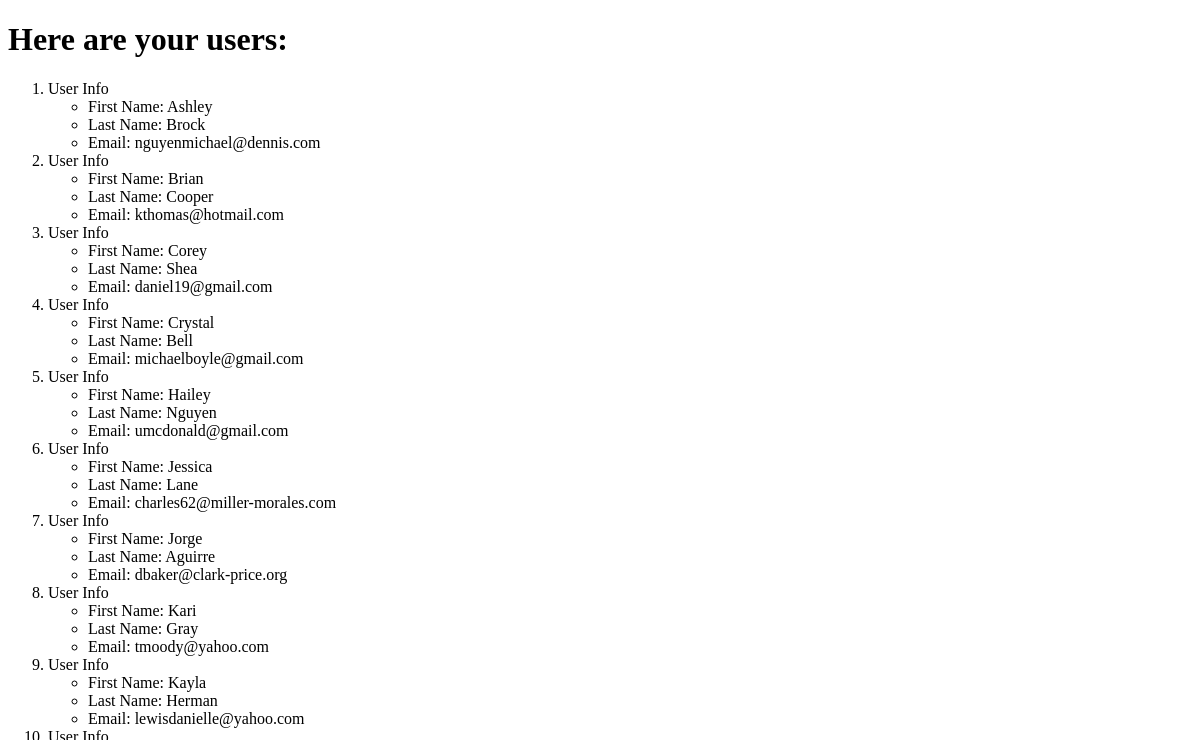
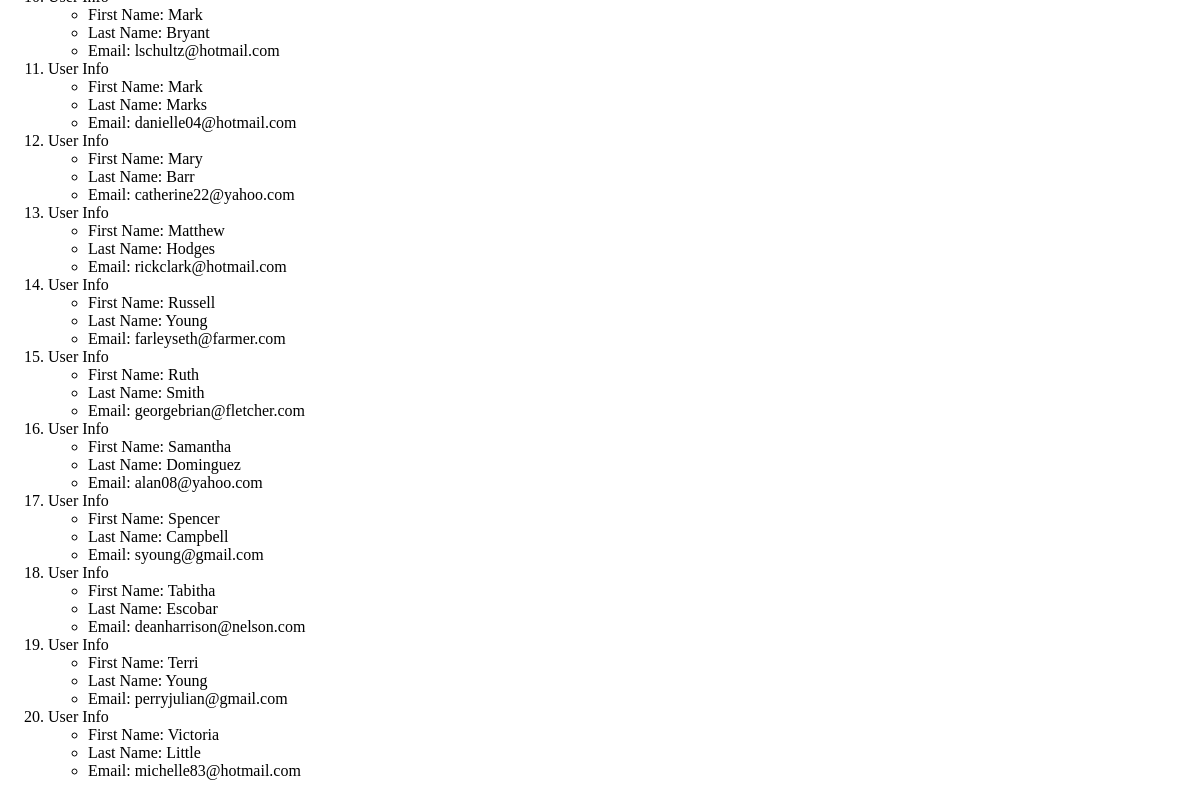
The app's page /users/, older data (2 pictures, top to bottom).
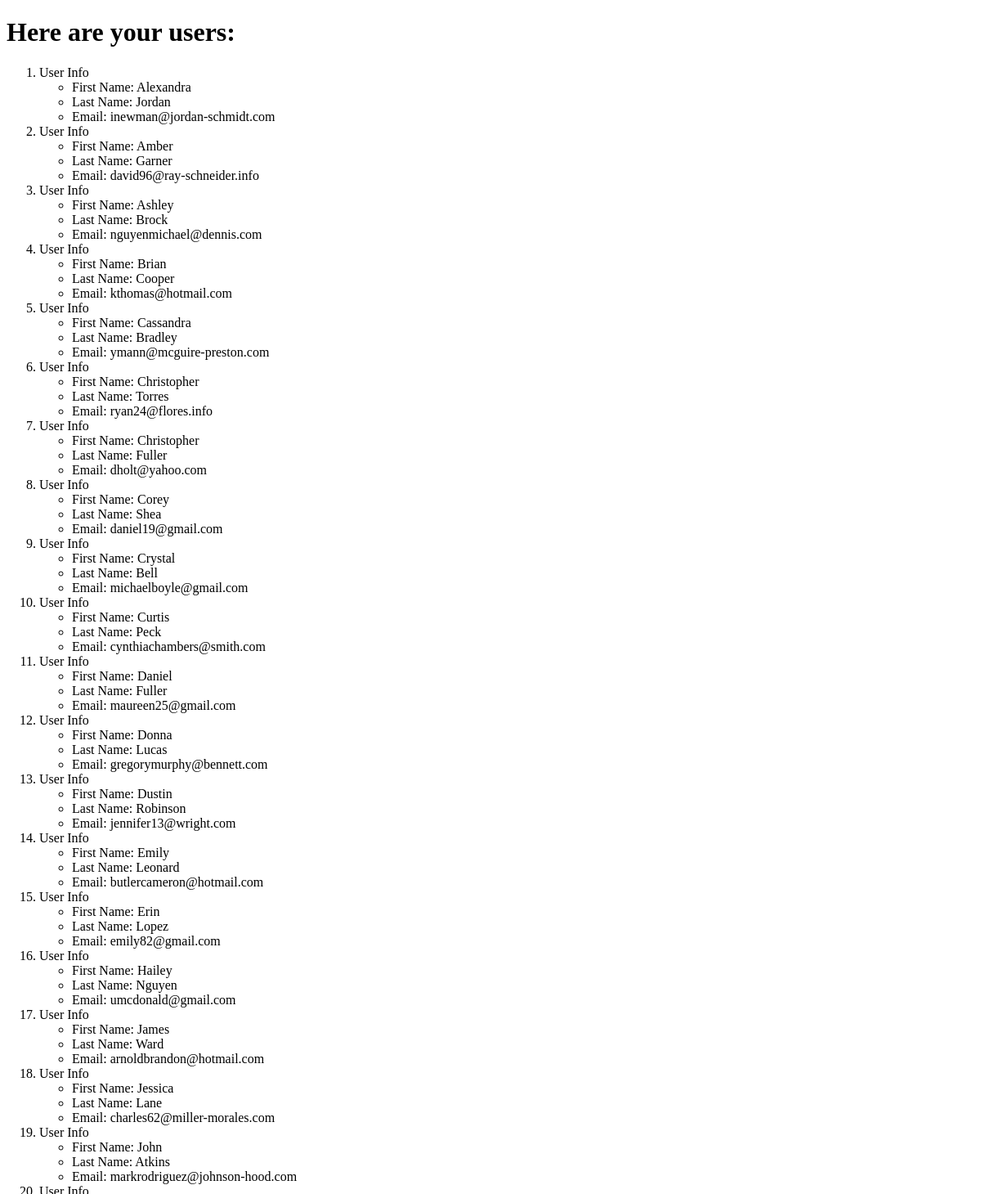
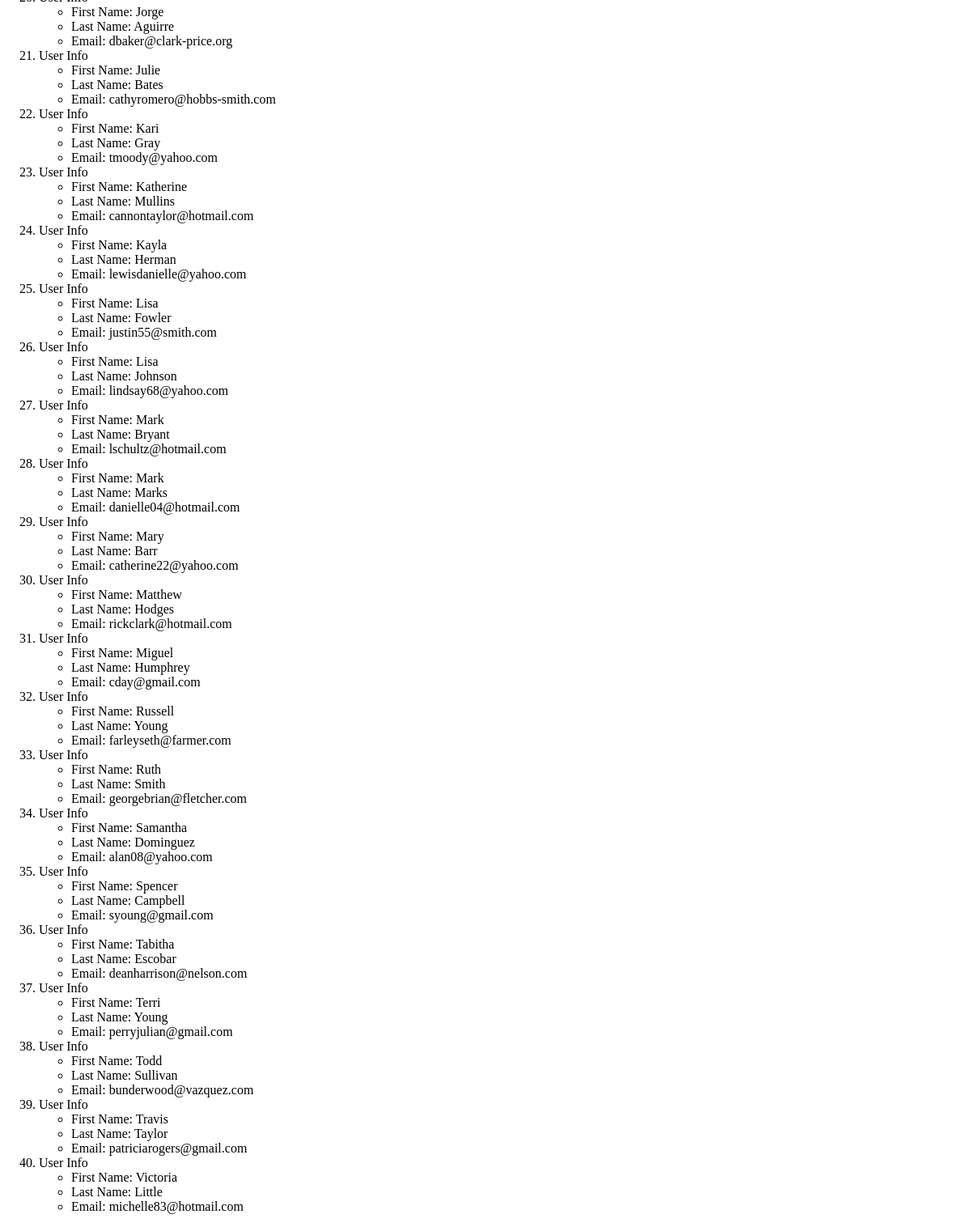
The same page, newer data (2 pictures, top to bottom).
### appTwo/models.py (models this page shows)
class User(models.Model):
    first_name = models.CharField(max_length=128)
    last_name = models.CharField(max_length=128)
    email = models.EmailField(max_length=254,unique=True)

### appTwo/views.py (the view)
# urls.py: path('users/', views.users, name="users"),
def users(request):
    user_list = User.objects.order_by('first_name')
    user_dict = {"users":user_list}
    return render(request,'appTwo/users.html',context=user_dict)

### appTwo/templates/appTwo/users.html (shortened to what this page needs)
<!DOCTYPE html>
<html>
  <head>
  </head>
  <body>
    <h1>Here are your users:</h1>
    {% if users %}
    <ol>
      {% for person in users %}
        <li>User Info</li>
        <ul>
          <li>First Name: {{person.first_name}}</li>
          <li>Last Name: {{person.last_name}}</li>
          <li>Email: {{person.email}}</li>
        </ul>
      {% endfor %}
    </ol>
    {% endif %}
  </body>
</html>

Row changes from the older to the newer data that the page shows:
added User: first_name "Alexandra", last_name "Jordan", email "inewman@jordan-schmidt.com"
added User: first_name "Amber", last_name "Garner", email "david96@ray-schneider.info"
added User: first_name "Cassandra", last_name "Bradley", email "ymann@mcguire-preston.com"
added User: first_name "Christopher", last_name "Torres", email "ryan24@flores.info"
added User: first_name "Christopher", last_name "Fuller", email "dholt@yahoo.com"
added User: first_name "Curtis", last_name "Peck", email "cynthiachambers@smith.com"
added User: first_name "Daniel", last_name "Fuller", email "maureen25@gmail.com"
added User: first_name "Donna", last_name "Lucas", email "gregorymurphy@bennett.com"
added User: first_name "Dustin", last_name "Robinson", email "jennifer13@wright.com"
added User: first_name "Emily", last_name "Leonard", email "butlercameron@hotmail.com"
added User: first_name "Erin", last_name "Lopez", email "emily82@gmail.com"
added User: first_name "James", last_name "Ward", email "arnoldbrandon@hotmail.com"
added User: first_name "John", last_name "Atkins", email "markrodriguez@johnson-hood.com"
added User: first_name "Julie", last_name "Bates", email "cathyromero@hobbs-smith.com"
added User: first_name "Katherine", last_name "Mullins", email "cannontaylor@hotmail.com"
added User: first_name "Lisa", last_name "Fowler", email "justin55@smith.com"
added User: first_name "Lisa", last_name "Johnson", email "lindsay68@yahoo.com"
added User: first_name "Miguel", last_name "Humphrey", email "cday@gmail.com"
added User: first_name "Todd", last_name "Sullivan", email "bunderwood@vazquez.com"
added User: first_name "Travis", last_name "Taylor", email "patriciarogers@gmail.com"
